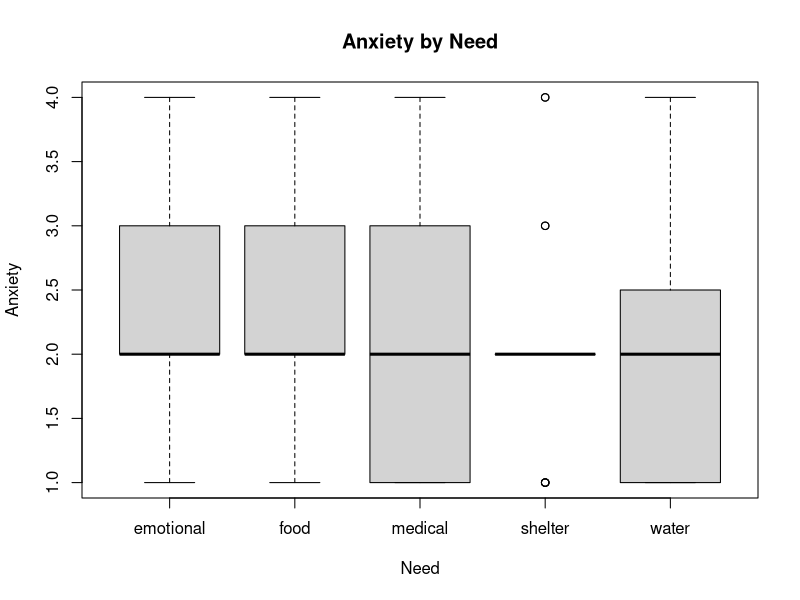
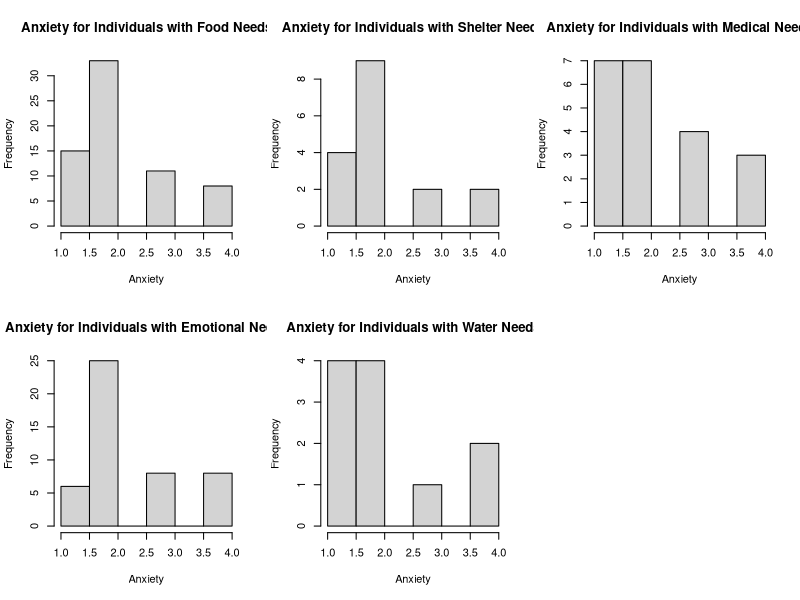
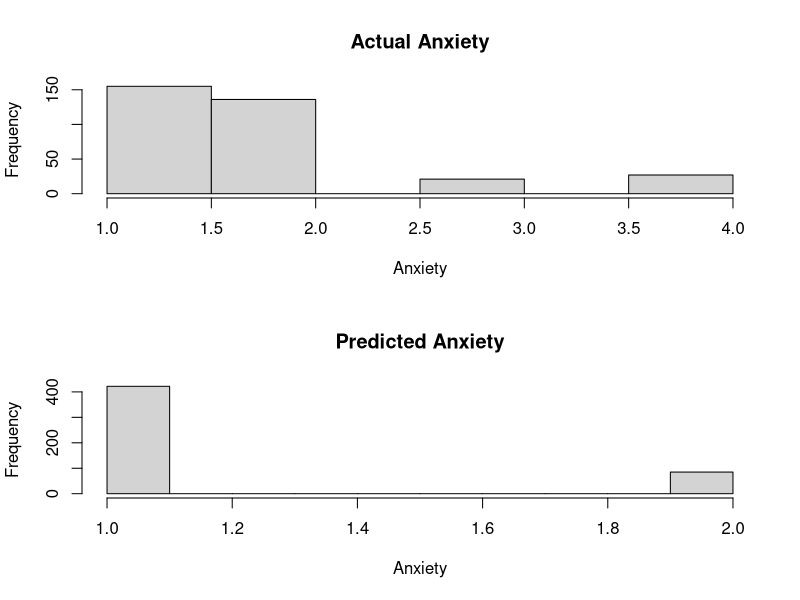

R code for these plots, in order:
# INSTALL AND LOAD PACKAGES

  # NB: IF PACKAGE NOT INSTALLED, UNCOMMENT NEXT LINE OF CODE. RECOMMENT TO AVOID 
  # ERROR MESSAGES
  
  #install.packages("psych")
  #install.packages("caTools") 
  #install.packages("VGAM")
  #install.packages("caret")
  library(caret)
  library(VGAM)
  library(caTools)
  library("psych")

# IMPORTING DATA

  data <- read.csv("HTOPS_HPS_2502_PUF.csv")

# CLEANING DATA AND CREATING SUBSET

  data <- subset(data, ANXIOUS != -99 & (NDX14_FOOD == 1 | NDX14_SHELTER == 1 | 
                                    NDX14_MEDICAL == 1 | NDX14_EMOTIONAL == 1 | 
                                    NDX14_FRESHWATER == 1 | NDX14_ELECTRICITY == 1 
                                    | NDX14_NONE_NEEDED == 1))

# EXTRACTING VARIABLES OF INTEREST FROM THE DATA SETS

  #explanatory variables
  
  foodNeeds <- data$NDX14_FOOD #Inviduals whose most immediate need is food
  shelterNeeds<- data$NDX14_SHELTER #Inviduals whose most immediate need is shelter
  medicalNeeds <- data$NDX14_MEDICAL #Inviduals whose most immediate need is medical
  emotionalNeeds <- data$NDX14_EMOTIONAL #Inviduals whose most immediate need is emotional
  waterNeeds <- data$NDX14_FRESHWATER #Inviduals whose most immediate need is fresh water
  
   
  #response variable
  anxiety <- data$ANXIOUS #How anxious an individual has felt over the past two weeks
  
  #creating new data table, exclusively w/ variables of intrests
  data <- data.frame(foodNeeds,shelterNeeds,medicalNeeds,emotionalNeeds,
                     waterNeeds,anxiety)

# EXPLORATORY DATA ANALYSIS

  #SUMMARIES
  
  print("Anxiety Description")
  print(describe(anxiety))
  cat("\n")
  
  #DATA SETUP
    
    # SEPARATING DATA BY NEED RESPONSE
    
    foodAnx <- subset(data, foodNeeds == 1) #subset for individuals who have food need
    shelterAnx <- subset(data, shelterNeeds == 1) #subset for individuals who have shelter need
    medicalAnx <- subset(data, medicalNeeds == 1) #subset for individuals who have medical need
    emotionalAnx <- subset(data, emotionalNeeds == 1) #subset for individuals who have emotional need
    waterAnx <- subset(data, waterNeeds == 1) #subset for individuals who have fresh water need
    
    # CONCATENATING EXPLANATORY VARIABLES INTO ONE CATEGORICAL VARIABLE
    food <- rep("food", times = nrow(foodAnx))
    shelter <- rep("shelter", times = nrow(shelterAnx))
    medical <- rep("medical", times = nrow(medicalAnx))
    emotional <- rep("emotional", times = nrow(emotionalAnx))
    water <- rep("water", times = nrow(waterAnx))
    
    categories <- c(food,shelter,medical,emotional,water)
    anxByCat <- c(foodAnx[,6],shelterAnx[,6],medicalAnx[,6],emotionalAnx[,6],
                  waterAnx[,6])
    
    #making new datatable to show anxiety by category
    dataByCat <- data.frame(categories,anxByCat)
    
  
  #PLOTS
    boxplot(anxByCat ~ categories, data = dataByCat,
            main = "Anxiety by Need",
            xlab = "Need",
            ylab = "Anxiety")
    
    par(mfrow = c(2, 3))
    hist(foodAnx[,6],main="Anxiety for Individuals with Food Needs",
         xlab="Anxiety")
    hist(shelterAnx[,6],main="Anxiety for Individuals with Shelter Needs",
         xlab="Anxiety")
    hist(medicalAnx[,6],main="Anxiety for Individuals with Medical Needs",
         xlab="Anxiety")
    hist(emotionalAnx[,6],main="Anxiety for Individuals with Emotional Needs",
         xlab="Anxiety")
    hist(waterAnx[,6],main="Anxiety for Individuals with Water Needs",
         xlab="Anxiety")
    

# LOGISTIC REGRESSION ANALYSIS
  
  # SPLITTING DATA SET
  data[data == -99] <- 0
  split <- sample.split(data, SplitRatio = 0.8)
  
  trainData <- subset(data, split == "TRUE")
  testData <- subset(data, split == "FALSE")


  print("Train Data")
  print(summary(trainData$anxiety))

  
  print("Test Data")
  print(describe(testData))

  # MODEL
  
  model <- vglm(anxiety ~ foodNeeds + shelterNeeds + medicalNeeds + 
                  emotionalNeeds + waterNeeds,
                family = multinomial, xdata = trainData)
  
  #training
  predicted_probs <- predict(model, type = "response")
  predicted_classes <- as.numeric(colnames(predicted_probs)[apply(predicted_probs, 
                                                                  1, which.max)])
  
  #applying
  newProbs <- predict(model, newdata = testData, type = "response")
  predictions <- as.numeric(colnames(predicted_probs)[apply(predicted_probs, 1, 
                                                            which.max)])
  
  print("predictions")
  print(summary(predictions))
  
# VERIFICATION
  
  # HISTOGRAMS
  par(mfrow = c(2, 1))
  hist(trainData$anxiety,main="Actual Anxiety",
       xlab="Anxiety")
  hist(predictions,main="Predicted Anxiety",
       xlab="Anxiety")

  # CONFUSION MATRIX
  
  conMat <- data.frame(matrix(0,ncol = 4, nrow = 4))
  colnames(conMat) <- c("1", "2", "3","4")
  
  for (prediction in 1:length(predictions))
  {
    conMat[anxiety[prediction],predictions[prediction]] <- 
        conMat[anxiety[prediction],predictions[prediction]] + 1
  }
    
  View(conMat)

  
  # false positive
  # false negative
  
  # The stupid dumb variables and model suck so stupid dumb much that we cant 
  # use the stupid dumb confusionMatrix function which.. is stupid and dumb. So.
  #cm <- confusionMatrix(data = predictions, reference = as.factor(anxiety))
  #print(cm)
  
  
  
